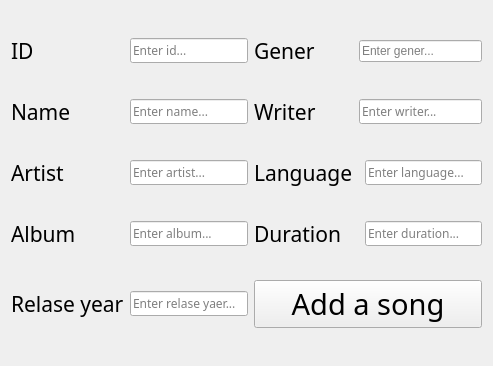
<?xml version="1.0" encoding="UTF-8"?>
<ui version="4.0">
 <class>Create</class>
 <widget class="QWidget" name="Create">
  <property name="geometry">
   <rect>
    <x>0</x>
    <y>0</y>
    <width>493</width>
    <height>366</height>
   </rect>
  </property>
  <property name="windowTitle">
   <string>Create</string>
  </property>
  <property name="windowIcon">
   <iconset resource="RES.qrc">
    <normaloff>:/icon/png-transparent-add-create-new-plus-sheet-icon.png</normaloff>:/icon/png-transparent-add-create-new-plus-sheet-icon.png</iconset>
  </property>
  <layout class="QGridLayout" name="gridLayout">
   <item row="4" column="1">
    <widget class="QLineEdit" name="lineEdit_year">
     <property name="font">
      <font>
       <family>Century Gothic</family>
      </font>
     </property>
     <property name="placeholderText">
      <string>Enter relase yaer...</string>
     </property>
    </widget>
   </item>
   <item row="4" column="0">
    <widget class="QLabel" name="label_year">
     <property name="font">
      <font>
       <family>Modern No. 20</family>
       <pointsize>16</pointsize>
      </font>
     </property>
     <property name="text">
      <string>Relase year</string>
     </property>
    </widget>
   </item>
   <item row="1" column="0">
    <widget class="QLabel" name="label_name">
     <property name="font">
      <font>
       <family>Modern No. 20</family>
       <pointsize>16</pointsize>
      </font>
     </property>
     <property name="text">
      <string>Name</string>
     </property>
    </widget>
   </item>
   <item row="2" column="0">
    <widget class="QLabel" name="label_artist">
     <property name="font">
      <font>
       <family>Modern No. 20</family>
       <pointsize>16</pointsize>
      </font>
     </property>
     <property name="text">
      <string>Artist</string>
     </property>
    </widget>
   </item>
   <item row="2" column="1">
    <widget class="QLineEdit" name="lineEdit_artist">
     <property name="font">
      <font>
       <family>Century Gothic</family>
      </font>
     </property>
     <property name="placeholderText">
      <string>Enter artist...</string>
     </property>
    </widget>
   </item>
   <item row="1" column="1">
    <widget class="QLineEdit" name="lineEdit_name">
     <property name="font">
      <font>
       <family>Century Gothic</family>
      </font>
     </property>
     <property name="placeholderText">
      <string>Enter name...</string>
     </property>
    </widget>
   </item>
   <item row="2" column="4">
    <widget class="QLineEdit" name="lineEdit_lng">
     <property name="font">
      <font>
       <family>Century Gothic</family>
      </font>
     </property>
     <property name="placeholderText">
      <string>Enter language...</string>
     </property>
    </widget>
   </item>
   <item row="0" column="0">
    <widget class="QLabel" name="label_id">
     <property name="font">
      <font>
       <family>Modern No. 20</family>
       <pointsize>16</pointsize>
      </font>
     </property>
     <property name="text">
      <string>ID</string>
     </property>
    </widget>
   </item>
   <item row="0" column="1">
    <widget class="QLineEdit" name="lineEdit_id">
     <property name="font">
      <font>
       <family>Century Gothic</family>
      </font>
     </property>
     <property name="tabletTracking">
      <bool>false</bool>
     </property>
     <property name="toolTip">
      <string/>
     </property>
     <property name="statusTip">
      <string/>
     </property>
     <property name="whatsThis">
      <string/>
     </property>
     <property name="text">
      <string/>
     </property>
     <property name="cursorPosition">
      <number>0</number>
     </property>
     <property name="placeholderText">
      <string>Enter id...</string>
     </property>
    </widget>
   </item>
   <item row="3" column="0">
    <widget class="QLabel" name="label_album">
     <property name="font">
      <font>
       <family>Modern No. 20</family>
       <pointsize>16</pointsize>
      </font>
     </property>
     <property name="text">
      <string>Album</string>
     </property>
    </widget>
   </item>
   <item row="3" column="4">
    <widget class="QLineEdit" name="lineEdit_time">
     <property name="font">
      <font>
       <family>Century Gothic</family>
      </font>
     </property>
     <property name="placeholderText">
      <string>Enter duration...</string>
     </property>
    </widget>
   </item>
   <item row="3" column="1">
    <widget class="QLineEdit" name="lineEdit_album">
     <property name="font">
      <font>
       <family>Century Gothic</family>
      </font>
     </property>
     <property name="placeholderText">
      <string>Enter album...</string>
     </property>
    </widget>
   </item>
   <item row="0" column="2">
    <widget class="QLabel" name="label_gener">
     <property name="font">
      <font>
       <family>Modern No. 20</family>
       <pointsize>16</pointsize>
      </font>
     </property>
     <property name="text">
      <string>Gener</string>
     </property>
    </widget>
   </item>
   <item row="1" column="2">
    <widget class="QLabel" name="label_writer">
     <property name="font">
      <font>
       <family>Modern No. 20</family>
       <pointsize>16</pointsize>
      </font>
     </property>
     <property name="text">
      <string>Writer</string>
     </property>
    </widget>
   </item>
   <item row="0" column="3" colspan="2">
    <widget class="QLineEdit" name="lineEdit_gener">
     <property name="placeholderText">
      <string>Enter gener...</string>
     </property>
    </widget>
   </item>
   <item row="1" column="3" colspan="2">
    <widget class="QLineEdit" name="lineEdit_writer">
     <property name="font">
      <font>
       <family>Century Gothic</family>
      </font>
     </property>
     <property name="placeholderText">
      <string>Enter writer...</string>
     </property>
    </widget>
   </item>
   <item row="2" column="2">
    <widget class="QLabel" name="label_lng">
     <property name="font">
      <font>
       <family>Modern No. 20</family>
       <pointsize>16</pointsize>
      </font>
     </property>
     <property name="text">
      <string>Language</string>
     </property>
    </widget>
   </item>
   <item row="3" column="2">
    <widget class="QLabel" name="label_time">
     <property name="font">
      <font>
       <family>Modern No. 20</family>
       <pointsize>16</pointsize>
      </font>
     </property>
     <property name="text">
      <string>Duration</string>
     </property>
    </widget>
   </item>
   <item row="4" column="2" colspan="3">
    <widget class="QPushButton" name="Button_song">
     <property name="font">
      <font>
       <family>Modern No. 20</family>
       <pointsize>22</pointsize>
      </font>
     </property>
     <property name="text">
      <string>Add a song</string>
     </property>
    </widget>
   </item>
  </layout>
 </widget>
 <resources>
  <include location="RES.qrc"/>
 </resources>
 <connections/>
</ui>
